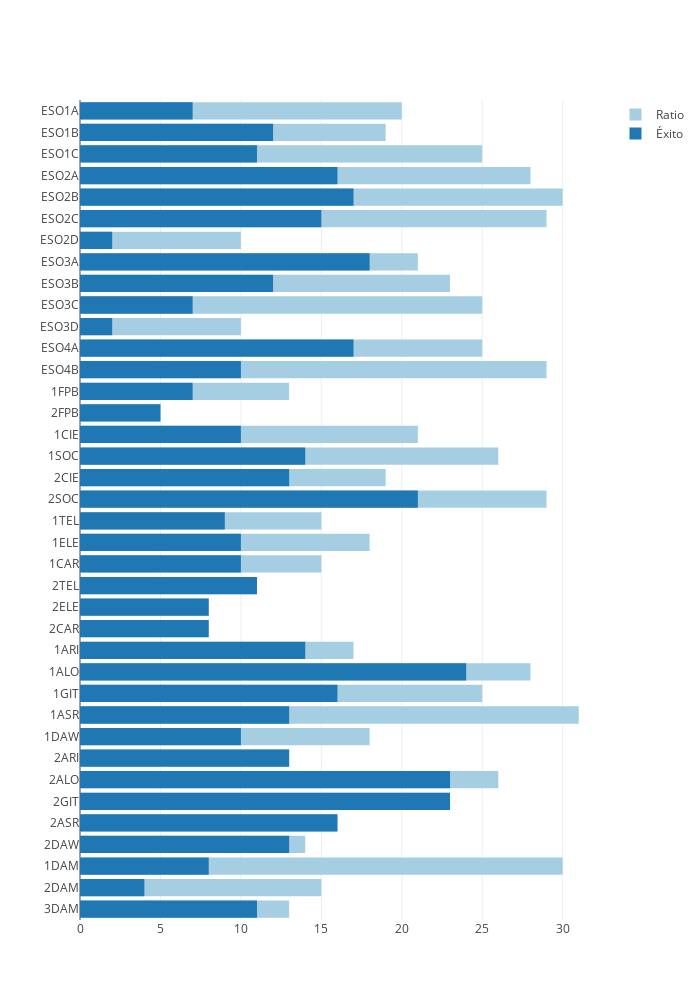

Notebook source saved alongside this figure:
### Markdown cell above
## ÉXITO EN VALORES ABSOLUTOS

### Code cell
myplotly.hbar((dfc['ratio'], dfc['éxito_abs']), dfc.index, trace_names=('Ratio', 'Éxito'))

### Figure 1 — Plotly figure (JSON) as saved in the notebook; plotly's stock layout.template omitted (floating-point values rounded to 4 significant figures)
{"data": [{"marker": {"color": "rgb(166,206,227)"}, "name": "Ratio", "orientation": "h", "type": "bar", "uid": "9a66fa46-eb2f-469b-a513-24a37aa947fa", "x": [20, 19, 25, 28, 30, 29, 10, 21, 23, 25, 10, 25, 29, 13, 5, 21, 26, 19, 29, 15, 18, 15, 11, 8, 8, 17, 28, 25, 31, 18, 13, 26, 23, 16, 14, 30, 15, 13], "y": ["ESO1A", "ESO1B", "ESO1C", "ESO2A", "ESO2B", "ESO2C", "ESO2D", "ESO3A", "ESO3B", "ESO3C", "ESO3D", "ESO4A", "ESO4B", "1FPB", "2FPB", "1CIE", "1SOC", "2CIE", "2SOC", "1TEL", "1ELE", "1CAR", "2TEL", "2ELE", "2CAR", "1ARI", "1ALO", "1GIT", "1ASR", "1DAW", "2ARI", "2ALO", "2GIT", "2ASR", "2DAW", "1DAM", "2DAM", "3DAM"]}, {"marker": {"color": "rgb(31,120,180)"}, "name": "Éxito", "orientation": "h", "type": "bar", "uid": "45d6bffa-29e1-4354-807b-a1ba606e92c4", "x": [7, 12, 11, 16, 17, 15, 2, 18, 12, 7, 2, 17, 10, 7, 5, 10, 14, 13, 21, 9, 10, 10, 11, 8, 8, 14, 24, 16, 13, 10, 13, 23, 23, 16, 13, 8, 4, 11], "y": ["ESO1A", "ESO1B", "ESO1C", "ESO2A", "ESO2B", "ESO2C", "ESO2D", "ESO3A", "ESO3B", "ESO3C", "ESO3D", "ESO4A", "ESO4B", "1FPB", "2FPB", "1CIE", "1SOC", "2CIE", "2SOC", "1TEL", "1ELE", "1CAR", "2TEL", "2ELE", "2CAR", "1ARI", "1ALO", "1GIT", "1ASR", "1DAW", "2ARI", "2ALO", "2GIT", "2ASR", "2DAW", "1DAM", "2DAM", "3DAM"]}], "layout": {"barmode": "overlay", "height": 1000, "title": {"text": ""}, "width": 700, "yaxis": {"autorange": "reversed", "type": "category"}}}
